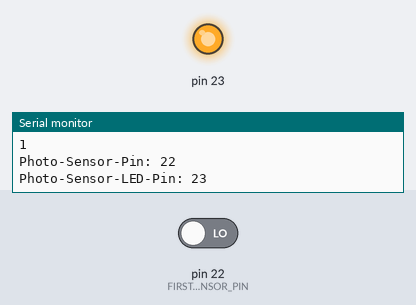
Bench run of a sketch on a simulated Arduino Mega 2560, built with avr-gcc and run on an emulated ATmega2560. On the bench: output pins drawn as LEDs (lit = HIGH), the last lines printed to the serial monitor. Inputs (shaded band) come from the test bench; at power-on: pin 22 (FIRST_SENSOR_PIN) LOW.

Above: at 1.2 s.
1.3 s: pin 22 (FIRST_SENSOR_PIN) driven HIGH
At 2.1 s:
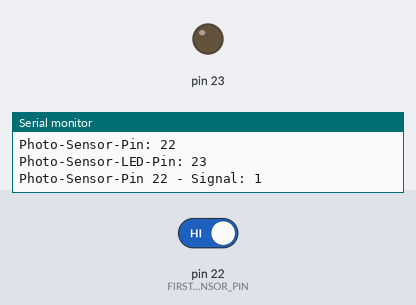
2.8 s: pin 22 (FIRST_SENSOR_PIN) driven LOW
At 3.2 s:
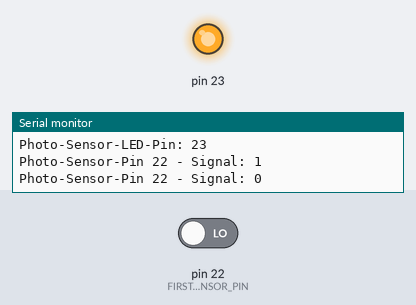
Timing chart, 0 to 5.8 s (numbered marks = the images above; inputs shaded):
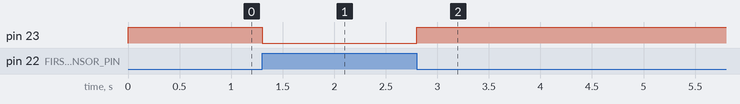

The sketch:

photo_sensor_test.ino
```cpp
#define DEBUG true

#define PHOTO_SENSORS 1  // the number of servos, up to 48 for Mega, 12 for other boards
#define FIRST_SENSOR_PIN 22

int photo_sensor_states[PHOTO_SENSORS];
int old_photo_sensor_states[PHOTO_SENSORS];

void setup() {
  if (DEBUG) {
    Serial.begin(57600);
    Serial.println(LOW);
    Serial.println(HIGH);
  }

  // put your setup code here, to run once:
  for(int i = 0; i < PHOTO_SENSORS * 2; i = i + 2) {
    if (DEBUG) {
      Serial.print("Photo-Sensor-Pin: ");
      Serial.println(FIRST_SENSOR_PIN + i);

      Serial.print("Photo-Sensor-LED-Pin: ");
      Serial.println(FIRST_SENSOR_PIN + i + 1);
    }

    photo_sensor_states[i] = LOW;
    old_photo_sensor_states[i] = LOW;
    pinMode(FIRST_SENSOR_PIN + i, INPUT);
    pinMode(FIRST_SENSOR_PIN + i + 1, OUTPUT);
  }
}

void loop() {
  // put your main code here, to run repeatedly:
  for(int i = 0; i < PHOTO_SENSORS * 2; i = i + 2) {
    old_photo_sensor_states[i] = photo_sensor_states[i];
    photo_sensor_states[i] = digitalRead(FIRST_SENSOR_PIN + i);
    if (photo_sensor_states[i] == LOW) {
      digitalWrite(FIRST_SENSOR_PIN + i + 1, HIGH);
    } else {
      digitalWrite(FIRST_SENSOR_PIN + i + 1, LOW);
    }
    if (DEBUG && old_photo_sensor_states[i] != photo_sensor_states[i]) {
      Serial.print("Photo-Sensor-Pin ");
      Serial.print(FIRST_SENSOR_PIN + i);
      Serial.print(" - Signal: ");
      Serial.println(photo_sensor_states[i]);
      old_photo_sensor_states[i] = photo_sensor_states[i];
    }
  }
}
```

Measured:
- after the input at 1.3 s, pin 23: HIGH → LOW at once
- after the input at 2.8 s, pin 23: LOW → HIGH at once
